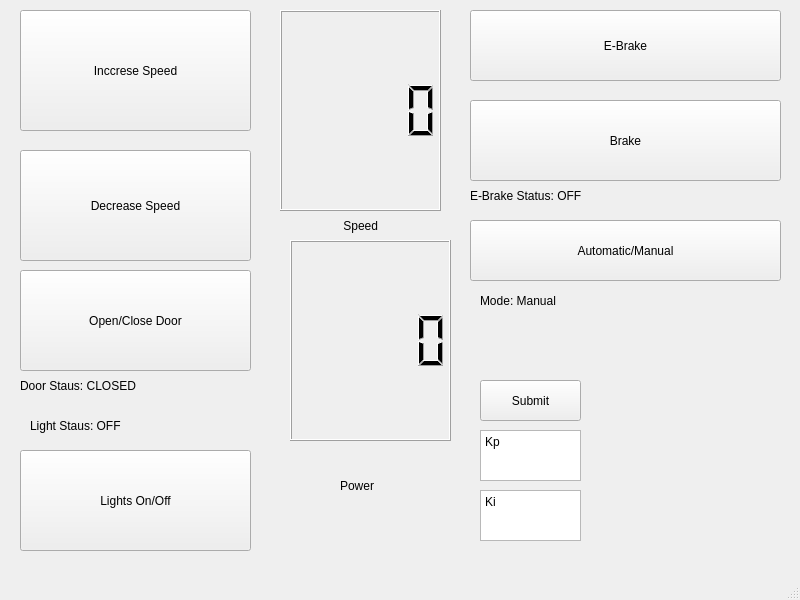
<?xml version="1.0" encoding="UTF-8"?>
<ui version="4.0">
 <class>TrainControllerGUI</class>
 <widget class="QMainWindow" name="TrainControllerGUI">
  <property name="geometry">
   <rect>
    <x>0</x>
    <y>0</y>
    <width>800</width>
    <height>600</height>
   </rect>
  </property>
  <property name="windowTitle">
   <string>TrainControllerGUI</string>
  </property>
  <widget class="QWidget" name="centralwidget">
   <widget class="QPushButton" name="incSpeed">
    <property name="geometry">
     <rect>
      <x>20</x>
      <y>10</y>
      <width>231</width>
      <height>121</height>
     </rect>
    </property>
    <property name="text">
     <string>Inccrese Speed</string>
    </property>
   </widget>
   <widget class="QPushButton" name="decSpeed">
    <property name="geometry">
     <rect>
      <x>20</x>
      <y>150</y>
      <width>231</width>
      <height>111</height>
     </rect>
    </property>
    <property name="text">
     <string>Decrease Speed</string>
    </property>
   </widget>
   <widget class="QLCDNumber" name="currentSetpoint">
    <property name="geometry">
     <rect>
      <x>280</x>
      <y>10</y>
      <width>161</width>
      <height>201</height>
     </rect>
    </property>
   </widget>
   <widget class="QPushButton" name="doorButton">
    <property name="geometry">
     <rect>
      <x>20</x>
      <y>270</y>
      <width>231</width>
      <height>101</height>
     </rect>
    </property>
    <property name="text">
     <string>Open/Close Door</string>
    </property>
   </widget>
   <widget class="QPushButton" name="lightButton">
    <property name="geometry">
     <rect>
      <x>20</x>
      <y>450</y>
      <width>231</width>
      <height>101</height>
     </rect>
    </property>
    <property name="text">
     <string>Lights On/Off</string>
    </property>
   </widget>
   <widget class="QPushButton" name="serviceBrake">
    <property name="geometry">
     <rect>
      <x>470</x>
      <y>100</y>
      <width>311</width>
      <height>81</height>
     </rect>
    </property>
    <property name="text">
     <string>Brake</string>
    </property>
   </widget>
   <widget class="QLabel" name="speedLabel">
    <property name="geometry">
     <rect>
      <x>340</x>
      <y>200</y>
      <width>91</width>
      <height>51</height>
     </rect>
    </property>
    <property name="text">
     <string> Speed</string>
    </property>
   </widget>
   <widget class="QLCDNumber" name="currentPower">
    <property name="geometry">
     <rect>
      <x>290</x>
      <y>240</y>
      <width>161</width>
      <height>201</height>
     </rect>
    </property>
   </widget>
   <widget class="QLabel" name="powerLabel">
    <property name="geometry">
     <rect>
      <x>340</x>
      <y>470</y>
      <width>81</width>
      <height>31</height>
     </rect>
    </property>
    <property name="text">
     <string>Power</string>
    </property>
   </widget>
   <widget class="QLabel" name="lightStatus">
    <property name="geometry">
     <rect>
      <x>30</x>
      <y>410</y>
      <width>211</width>
      <height>31</height>
     </rect>
    </property>
    <property name="text">
     <string>Light Staus: OFF</string>
    </property>
   </widget>
   <widget class="QLabel" name="doorStatus">
    <property name="geometry">
     <rect>
      <x>20</x>
      <y>370</y>
      <width>251</width>
      <height>31</height>
     </rect>
    </property>
    <property name="text">
     <string>Door Staus: CLOSED</string>
    </property>
   </widget>
   <widget class="QPushButton" name="mode">
    <property name="geometry">
     <rect>
      <x>470</x>
      <y>220</y>
      <width>311</width>
      <height>61</height>
     </rect>
    </property>
    <property name="text">
     <string>Automatic/Manual</string>
    </property>
   </widget>
   <widget class="QLabel" name="modeStatus">
    <property name="geometry">
     <rect>
      <x>480</x>
      <y>290</y>
      <width>281</width>
      <height>21</height>
     </rect>
    </property>
    <property name="text">
     <string>Mode: Manual</string>
    </property>
   </widget>
   <widget class="QLabel" name="eBrakeStatus">
    <property name="geometry">
     <rect>
      <x>470</x>
      <y>180</y>
      <width>311</width>
      <height>31</height>
     </rect>
    </property>
    <property name="text">
     <string>E-Brake Status: OFF</string>
    </property>
   </widget>
   <widget class="QPushButton" name="eBrakeButton">
    <property name="geometry">
     <rect>
      <x>470</x>
      <y>10</y>
      <width>311</width>
      <height>71</height>
     </rect>
    </property>
    <property name="text">
     <string>E-Brake</string>
    </property>
   </widget>
   <widget class="QPlainTextEdit" name="kpTextbox">
    <property name="geometry">
     <rect>
      <x>480</x>
      <y>430</y>
      <width>101</width>
      <height>51</height>
     </rect>
    </property>
    <property name="plainText">
     <string>Kp</string>
    </property>
   </widget>
   <widget class="QPlainTextEdit" name="kiTextbox">
    <property name="geometry">
     <rect>
      <x>480</x>
      <y>490</y>
      <width>101</width>
      <height>51</height>
     </rect>
    </property>
    <property name="plainText">
     <string>Ki</string>
    </property>
   </widget>
   <widget class="QPushButton" name="submit">
    <property name="geometry">
     <rect>
      <x>480</x>
      <y>380</y>
      <width>101</width>
      <height>41</height>
     </rect>
    </property>
    <property name="text">
     <string>Submit</string>
    </property>
   </widget>
  </widget>
  <widget class="QMenuBar" name="menubar">
   <property name="geometry">
    <rect>
     <x>0</x>
     <y>0</y>
     <width>800</width>
     <height>19</height>
    </rect>
   </property>
  </widget>
  <widget class="QStatusBar" name="statusbar"/>
 </widget>
 <resources/>
 <connections/>
</ui>
